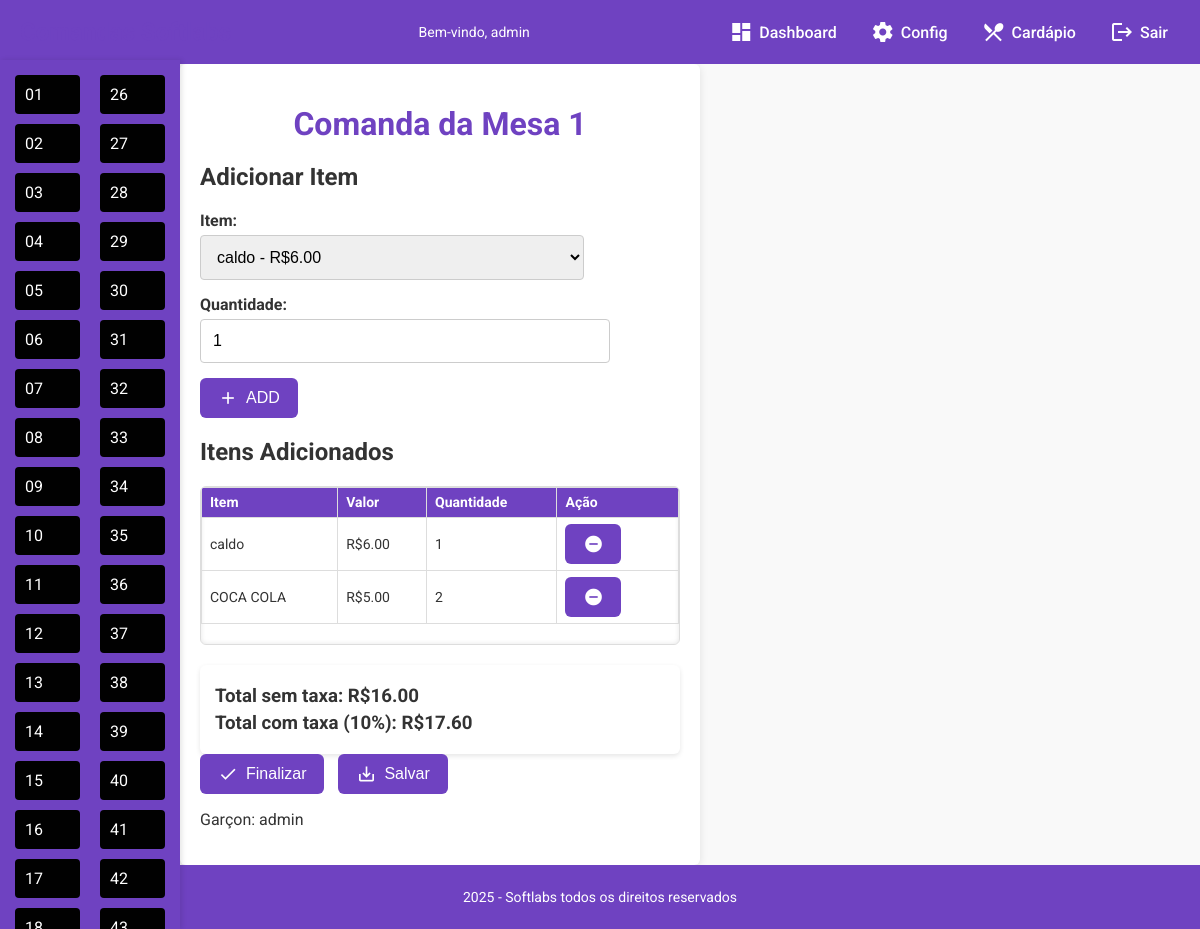
Page /espettocarioca/mesa1 (signed in) on the committed database.
### tables this page shows
CREATE TABLE mesa01 (
        id INTEGER PRIMARY KEY AUTOINCREMENT,
        item_nome TEXT NOT NULL,
        valor_de_entrada REAL NOT NULL,
        quantidade INTEGER NOT NULL
    );

### app.py (the view, shortened to what this page needs)
@app.route('/espettocarioca/mesa<int:mesa_numero>', methods=['GET', 'POST'])
@login_required
def espettocarioca_mesa(mesa_numero):
    username = obter_usuario_logado()
    nome_tabela = f"mesa{mesa_numero:02d}"
    with sqlite3.connect('databases/user_databases/espetocarioca.db') as conn:
        cursor = conn.cursor()
        cursor.execute("SELECT nome, valor_de_entrada FROM cardapio")
        cardapio_itens = cursor.fetchall()
        cursor.execute(f"SELECT item_nome, valor_de_entrada, quantidade FROM {nome_tabela}")
        itens_adicionados = cursor.fetchall()
        total = sum((item[1] or 0) * (item[2] or 0) for item in itens_adicionados)
        total_com_taxa = round(total * 1.10, 2)
    return render_template(
        'espetocarioca/mesa.html',
        cardapio_itens=cardapio_itens,
        itens_adicionados=itens_adicionados,
        total=total,
        total_com_taxa=total_com_taxa,
        username=username,
        mesa_numero=mesa_numero
    )

### app.py (called while the page is built)
def login_required(f):
    from functools import wraps
    @wraps(f)
    def decorated_function(*args, **kwargs):
        if 'username' not in session:
            return redirect(url_for('login'))
        return f(*args, **kwargs)
    return decorated_function

def obter_usuario_logado():
    return session.get('username', 'Administrador')

@app.context_processor
def inject_numero_de_mesas():
    conn = sqlite3.connect('databases/user_databases/espetocarioca.db')
    cursor = conn.cursor()
    cursor.execute("SELECT valor FROM configuracoes WHERE chave = 'numero_de_mesas'")
    result = cursor.fetchone()
    conn.close()
    numero_de_mesas = int(result[0]) if result else 0
    return dict(numero_de_mesas=numero_de_mesas)

def get_numero_de_mesas():
    conn = sqlite3.connect('databases/user_databases/espetocarioca.db')
    cursor = conn.cursor()
    cursor.execute("SELECT valor FROM configuracoes WHERE chave = 'numero_de_mesas'")
    result = cursor.fetchone()
    conn.close()
    return int(result[0]) if result else 0

def jinja_min(a, b):
    return min(a, b)

### templates/espetocarioca/mesa.html (shortened to what this page needs)
{% extends "espetocarioca/base.html" %}
{% block content %}
<!DOCTYPE html>
<html lang="pt-br">
<head>
</head>
<body>
  <h1>Comanda da Mesa {{ mesa_numero }}</h1>
  <h2>Adicionar Item</h2>
  <form method="POST">
    <label for="item_nome">Item:</label>
    <select name="item_nome" required>
      {% for item in cardapio_itens %}
      <option value="{{ item[0] }}">{{ item[0] }} - R${{ '%.2f'|format(item[1]) }}</option>
      {% endfor %}
    </select>
    <label for="quantidade">Quantidade:</label>
    <input type="number" name="quantidade" value="1" min="1" required />
<button type="submit" name="finalizar_comanda" class="btn-google-style">
  <span class="material-icons">add</span> ADD
</button>
  </form>
<h2>Itens Adicionados</h2>
<div class="itens-adicionados-scroll">
  <table>
    <tr>
      <th>Item</th>
      <th>Valor</th>
      <th>Quantidade</th>
      <th>Ação</th>
    </tr>
  {% for item in itens_adicionados %}
  <tr>
    <td>{{ item[0] }}</td>
    <td>R${{ '%.2f'|format(item[1]) }}</td>
    <td>{{ item[2] }}</td>
    <td>
<form method="POST" style="display:inline;" onsubmit="return confirm('Tem certeza que deseja remover este item? Esta ação não poderá ser desfeita.');">
  <button type="submit" title="Remover item">
    <span class="material-icons">remove_circle</span>
  </button>
</form>
    </td>
  </tr>
  {% endfor %}
  </table>
</div>
  <div class="totais">
    <h3>Total sem taxa: R${{ '%.2f'|format(total) }}</h3>
    <h3>Total com taxa (10%): R${{ '%.2f'|format(total_com_taxa) }}</h3>
  </div>
<form method="POST">
  <button type="submit" name="finalizar_comanda" onclick="return confirm('Tem certeza que deseja finalizar a comanda? Esta ação não poderá ser desfeita.');">
    <span class="material-icons">done</span> Finalizar
  </button>
  <button type="submit" name="salvar_pdf">
    <span class="material-icons">save_alt</span> Salvar
  </button>
</form>
  <p>Garçon: {{ username }}</p>
</body>
</html>
{% endblock %}

### templates/espetocarioca/base.html (shortened to what this page needs)
<!DOCTYPE html>
<html lang="pt-br">
<head>
</head>
<body>
    <header>
        <h1>Comandas Softlabs</h1>
        <div class="user-info">
            <p>Bem-vindo, {{ username }}</p>
        </div>
        <div class="header-buttons">
            <a href="{{ url_for('espettocarioca_inicio') }}">
                <span class="material-icons">dashboard</span>Dashboard
            </a>
            <a href="{{ url_for('espettocarioca_configuracoes') }}">
                <span class="material-icons">settings</span>Config
            </a>
            <a href="{{ url_for('espettocarioca_cardapio') }}">
                <span class="material-icons">restaurant_menu</span>Cardápio
            </a>
            <a href="{{ url_for('logout') }}">
                <span class="material-icons">logout</span>Sair
            </a>
        </div>
    </header>
    <div class="container">
        <nav class="sidebar">
            <ul style="columns: 2; column-gap: 20px; list-style: none; padding: 0; margin: 0;">
                {% for n in range(1, jinja_min(get_numero_de_mesas(), 49) + 1) %}
                    <li><a href="{{ url_for('espettocarioca_mesa', mesa_numero=n) }}">{{ "%02d"|format(n) }}</a></li>
                {% endfor %}
            </ul>
        </nav>
        <main class="main-content">
            {% block content %}{% endblock %}
        </main>
    </div>
    <footer>
        <p>2025 - Softlabs todos os direitos reservados</p>
    </footer>
</body>
</html>

### templates/espetocarioca/base.html (style rules this page uses)
html, body { height: 100%; margin: 0; }
body { font-family: 'Roboto', Arial, sans-serif; display: flex; flex-direction: column; min-height: 100vh; background-color: #f4f4f4; overflow-x: hidden; }
header { background-color: #6f42c1; color: #fff; padding: 10px 20px; text-align: center; position: sticky; top: 0; width: 100%; z-index: 1000; display: flex; justify-content: space-between; align-items: center; box-sizing: border-box; }
header h1 { margin: 0; font-size: 24px; }
.user-info { font-size: 14px; }
.header-buttons { display: flex; gap: 10px; align-items: center; }
.header-buttons a { color: #fff; text-decoration: none; padding: 8px 12px; border-radius: 4px; display: flex; align-items: center; gap: 6px; font-weight: 500; transition: background-color 0.3s; }
.material-icons { font-size: 20px; }
.container { display: flex; flex: 1; }
.sidebar { width: 180px; background-color: #6f42c1; color: #fff; padding: 15px; position: fixed; top: 60px; bottom: 0; overflow-y: auto; box-shadow: 2px 0 5px rgba(0, 0, 0, 0.1); z-index: 1100; box-sizing: border-box; }
.sidebar ul { list-style: none; padding: 0; margin: 0; }
.sidebar ul li { margin-bottom: 10px; }
.sidebar ul li a { color: #fff; text-decoration: none; display: block; padding: 10px; border-radius: 4px; background-color: #010101; transition: background-color 0.3s; }
.main-content { margin-left: 180px; padding: 20px; flex: 1; box-sizing: border-box; background: white; border-radius: 6px; box-shadow: 0 2px 8px rgba(0,0,0,0.1); }
footer { background-color: #6f42c1; color: #fff; text-align: center; padding: 10px; width: 100%; box-sizing: border-box; font-size: 14px; margin-top: auto; }

### templates/espetocarioca/mesa.html (style rules this page uses)
.sidebar { width: 180px; background-color: #6f42c1; color: #fff; position: fixed; top: 60px; bottom: 0; left: 0; overflow-y: auto; padding: 15px; box-shadow: 2px 0 5px rgba(0,0,0,0.1); box-sizing: border-box; z-index: 1100; }
.main-content { margin-left: 180px; padding: 20px; flex: 1; background: white; border-radius: 6px; box-shadow: 0 2px 8px rgba(0,0,0,0.1); text-align: left; }
html, body { margin: 0; padding: 0; font-family: 'Roboto', Arial, sans-serif; background-color: #f9f9f9; color: #333; }
h1 { color: #6f42c1; margin-bottom: 20px; text-align: center; }
.container { max-width: 700px; flex-direction: row; justify-content: flex-start; align-items: flex-start; flex: 1; }
form label { display: block; margin-bottom: 5px; font-weight: bold; }
form select, form input[type="number"], form input[type="text"] { width: 80%; padding: 12px; margin-bottom: 15px; border: 1px solid #ccc; border-radius: 4px; font-size: 16px; }
table { width: 100%; border-collapse: collapse; margin-bottom: 20px; font-size: 14px; }
table th, table td { border: 1px solid #ddd; padding: 6px 8px; text-align: left; line-height: 1.2; }
table th { background-color: #6f42c1; color: white; }
.totais { margin-top: 20px; background: #fff; padding: 15px; border-radius: 6px; box-shadow: 0 2px 5px rgba(0,0,0,0.1); }
.totais h3 { margin: 5px 0; color: #333; }
form button { background-color: #6f42c1; color: white; border: none; padding: 10px 18px; margin-right: 10px; border-radius: 6px; font-size: 16px; cursor: pointer; display: inline-flex; align-items: center; gap: 8px; transition: background-color 0.3s ease; font-weight: 500; }
form button .material-icons { font-size: 20px; line-height: 1; }
.itens-adicionados-scroll { max-height: 300px; overflow-y: auto; border: 1px solid #ddd; border-radius: 6px; box-shadow: inset 0 0 5px rgba(0,0,0,0.1); margin-bottom: 20px; }

### rows in the picture
mesa01: item_nome "caldo", valor_de_entrada "6.00", quantidade "1"
mesa01: item_nome "COCA COLA", valor_de_entrada "5.00", quantidade "2"

### other values in the picture
{{ username }} "admin"
{{ "%02d"|format(n) }} "01" "02" "03" "04" "05" "06" "07" "08" "09" "10" "11" "12" "13" "14" "15" "16" "17" "26" "27" "28" "29" "30" "31" "32" "33" "34" "35" "36" "37" "38" "39" "40" "41" "42"
{{ mesa_numero }} "1"
{{ '%.2f'|format(total) }} "16.00"
{{ '%.2f'|format(total_com_taxa) }} "17.60"
form field item_nome "caldo - R$6.00"
